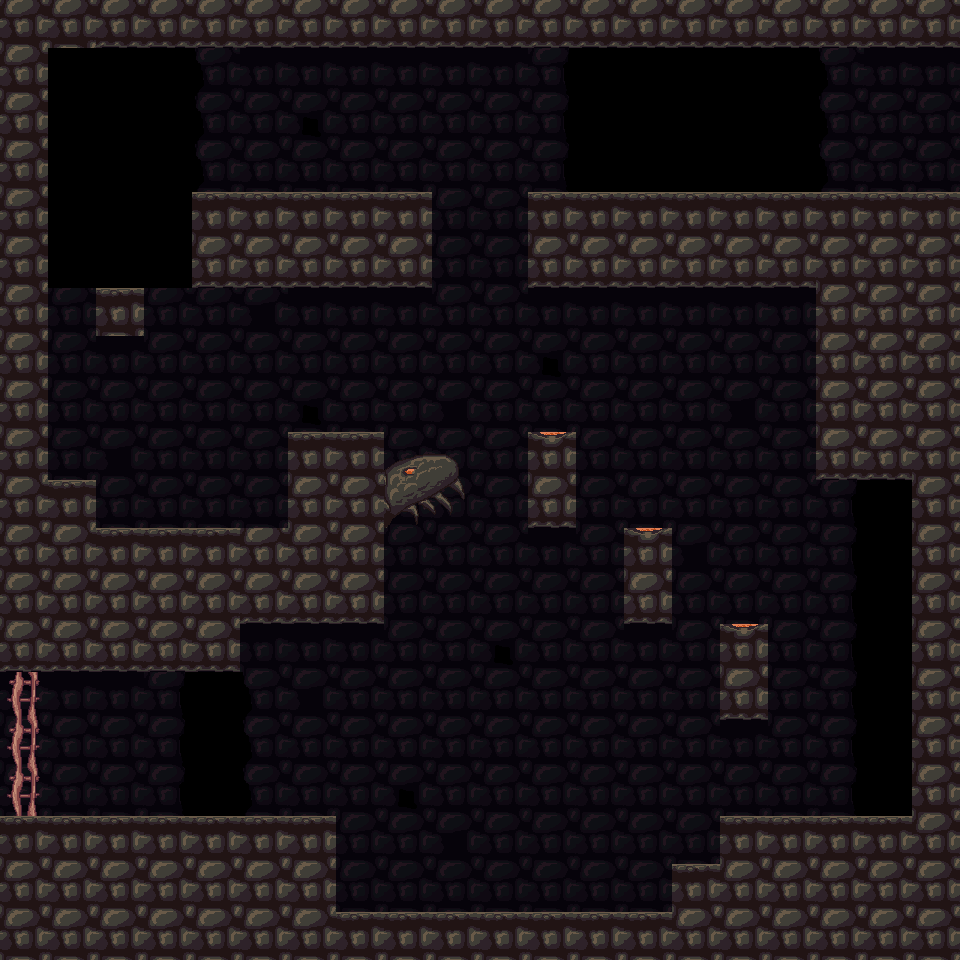

Rendered tile map (Tiled .tmx) drawn with the repository's tilesets; below, a short description and the full map source, tile grids included:
An orthogonal 20x20 tile map with 48x48 px tiles, 2 tile layers (Background, Walls) and 7 objects (3x up, 2x squid, right, screen5).

<map version="1.0" orientation="orthogonal" width="20" height="20" tilewidth="48" tileheight="48">
 <tileset firstgid="1" name="tiles" tilewidth="48" tileheight="48">
  <image source="../graphics/tiles.png" width="480" height="480" />
 </tileset>
 <layer name="Background" width="20" height="20">
  <data encoding="csv">
31,31,31,31,31,31,31,31,31,31,31,0,0,0,0,0,0,31,31,31,
31,0,0,0,46,44,44,44,44,44,44,45,0,0,0,0,0,46,44,44,
31,0,0,0,46,31,35,31,31,31,31,45,0,0,0,0,0,46,31,31,
31,0,0,0,46,31,31,31,31,31,31,45,0,0,0,0,0,46,31,31,
31,0,0,0,46,0,0,0,0,31,31,0,0,0,0,0,0,31,31,31,
31,0,0,0,46,0,0,0,0,31,31,0,0,0,0,0,0,31,31,31,
31,31,0,31,31,43,44,44,44,31,31,44,44,44,44,44,44,31,31,31,
31,31,44,31,31,31,31,31,31,31,31,35,31,31,31,31,31,31,31,31,
31,31,31,31,31,31,35,31,31,43,31,31,31,31,31,43,31,31,31,31,
31,31,43,31,31,31,0,0,31,31,31,31,31,31,31,31,31,31,31,31,
31,31,31,31,31,31,0,0,31,31,31,31,31,31,31,31,31,45,0,31,
31,31,31,31,31,44,31,31,31,31,31,44,31,31,43,31,31,45,0,31,
31,31,31,31,31,31,31,31,31,31,31,31,31,31,31,31,31,45,0,31,
31,31,31,31,31,44,44,44,31,31,35,31,31,44,31,31,31,45,0,31,
44,44,44,45,0,46,43,31,31,31,31,31,31,31,31,31,31,45,0,31,
31,31,31,45,0,46,31,31,31,31,31,31,31,31,31,44,31,45,0,31,
31,31,31,45,0,46,31,31,35,31,31,31,31,31,31,31,31,45,0,31,
31,31,31,31,31,31,31,31,31,43,31,31,31,31,31,31,31,31,31,31,
31,31,31,31,31,31,31,31,31,31,31,31,31,31,31,31,31,31,31,31,
31,31,31,31,31,31,31,31,31,31,31,31,31,31,31,31,31,31,31,31
</data>
 </layer>
 <layer name="Walls" width="20" height="20">
  <data encoding="csv">
32,32,34,34,34,34,34,34,34,34,34,34,34,34,34,34,34,34,34,34,
32,0,0,0,0,0,0,0,0,0,0,0,0,0,0,0,0,0,0,0,
32,0,0,0,0,0,0,0,0,0,0,0,0,0,0,0,0,0,0,0,
32,0,0,0,0,0,0,0,0,0,0,0,0,0,0,0,0,0,0,0,
32,0,0,0,33,33,33,33,33,0,0,33,33,33,33,33,33,33,33,33,
32,0,0,0,34,34,34,34,34,0,0,34,34,34,34,34,34,32,32,32,
32,0,33,0,0,0,0,0,0,0,0,0,0,0,0,0,0,32,32,32,
32,0,0,0,0,0,0,0,0,0,0,0,0,0,0,0,0,32,32,32,
32,0,0,0,0,0,0,0,0,0,0,0,0,0,0,0,0,32,32,32,
32,0,0,0,0,0,33,33,53,54,0,41,0,0,0,0,0,34,34,32,
32,33,0,0,0,0,32,32,63,64,0,34,0,0,0,0,0,0,0,32,
32,32,33,33,33,32,32,32,0,0,0,0,0,41,0,0,0,0,0,32,
32,32,32,32,32,34,34,34,0,0,0,0,0,34,0,0,0,0,0,32,
34,34,34,34,34,0,0,0,0,0,0,0,0,0,0,41,0,0,0,32,
42,0,0,0,0,0,0,0,0,0,0,0,0,0,0,34,0,0,0,32,
42,0,0,0,0,0,0,0,0,0,0,0,0,0,0,0,0,0,0,32,
42,0,0,0,0,0,0,0,0,0,0,0,0,0,0,0,0,0,0,32,
33,33,33,33,33,33,33,0,0,0,0,0,0,0,0,33,33,33,33,32,
32,32,32,32,32,32,32,0,0,0,0,0,0,0,33,32,32,32,32,32,
32,32,32,32,32,32,32,33,33,33,33,33,33,33,32,32,32,32,32,32
</data>
 </layer>
 <objectgroup name="Objects" width="20" height="20">
  <object name="start" type="right" x="96" y="744" width="48" height="72" />
  <object name="squid" x="576" y="816" width="48" height="48" />
  <object name="squid" x="144" y="432" width="48" height="48" />
  <object name="fireball" type="up" x="528" y="432" width="48" height="48">
   <properties>
    <property name="offset" value="0" />
    <property name="timer" value="5000" />
   </properties>
  </object>
  <object name="fireball" type="up" x="624" y="528" width="48" height="48">
   <properties>
    <property name="offset" value="0" />
    <property name="timer" value="5000" />
   </properties>
  </object>
  <object name="fireball" type="up" x="720" y="624" width="48" height="48">
   <properties>
    <property name="offset" value="0" />
    <property name="timer" value="5000" />
   </properties>
  </object>
  <object name="exit" type="screen5" x="912" y="48" width="48" height="144" />
 </objectgroup>
</map>